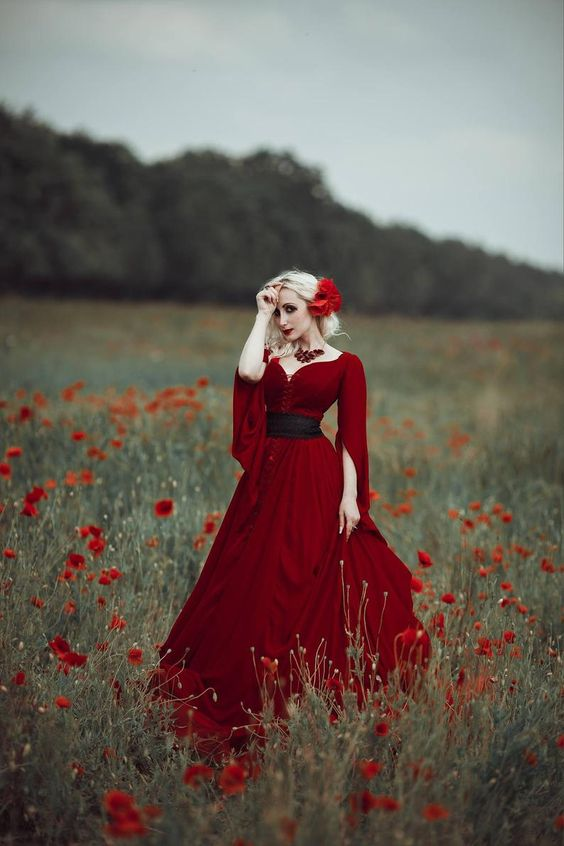
#> input picture imcolor2.jpg, 564 x 846 px, found by its file name
$ jupyter execute contrats_gamma.ipynb   (shell and % lines are left out)
#> lines starting #> are read from the running program, lines starting #| are printed output that depends on the picture
[cell 1]
import sys
import math
import numpy as np
import matplotlib.pyplot as plt
from PIL import Image, ImageOps
import cv2

[cell 2]
img = cv2.imread(r'C:\Users\coyul\Documents\GitHub\PDI\imcolor2.jpg', cv2.IMREAD_GRAYSCALE)
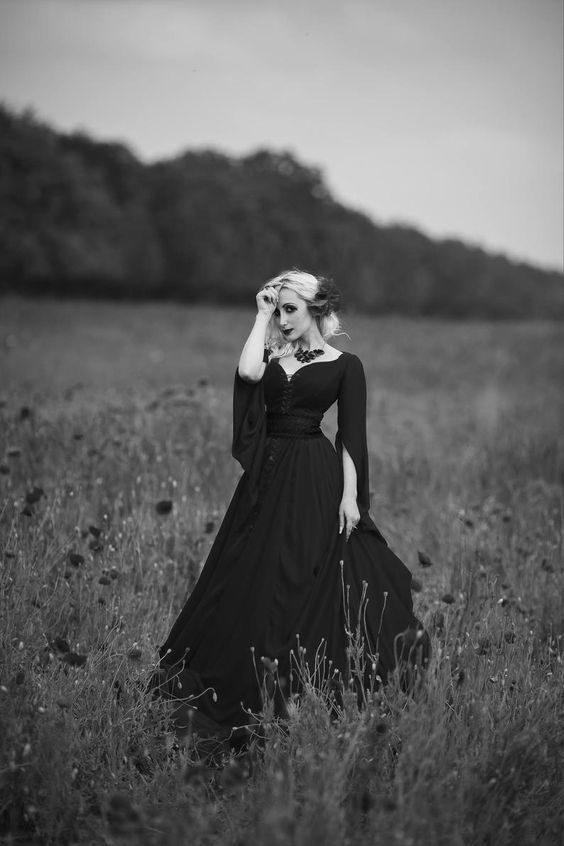
#> img: shape (846, 564); min 0, max 255, mean 96

fig1=plt.figure(figsize = (8,8))
plt.imshow(img, cmap='gray',vmin=0,vmax=255)
plt.axis('off');
print(img.shape)
#| (846, 564)

[cell 3]
gamma=0.3
img=img.astype('float')
inmax = np.amax(img)
#> inmax = 255
Iout=img/inmax
Iout=Iout**gamma
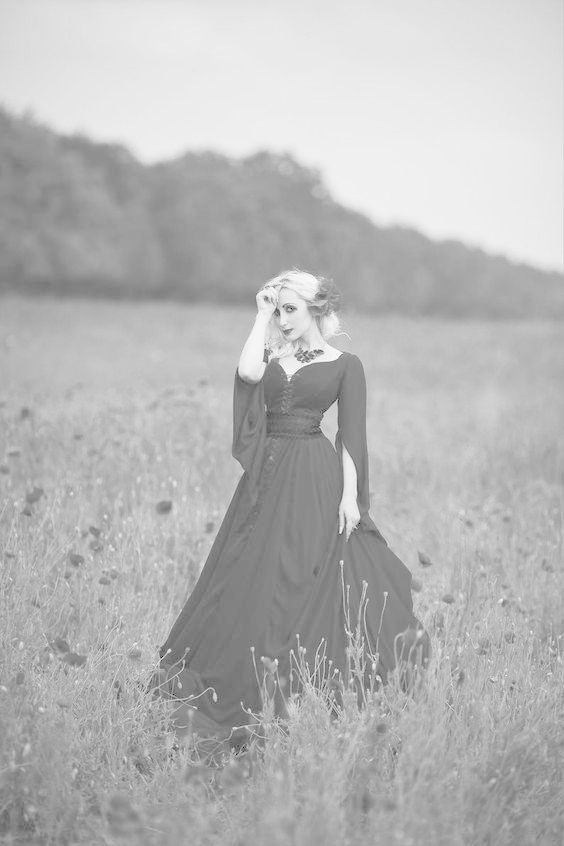
#> Iout: shape (846, 564) float64; min 0, max 1, mean 0.719
Iout=Iout*255


img=img.astype(np.uint8)
fig3 = plt.figure(figsize = (15,8))
a = fig3.add_subplot(1, 2, 1)
plt.imshow(img, cmap='gray',vmin=0,vmax=255)
plt.axis('off');
a.set_title('Original Image')

Iout=Iout.astype(np.uint8)
b = fig3.add_subplot(1, 2, 2)
plt.imshow(Iout, cmap='gray',vmin=0,vmax=255)
plt.axis('off');
b.set_title('Improvement Image')
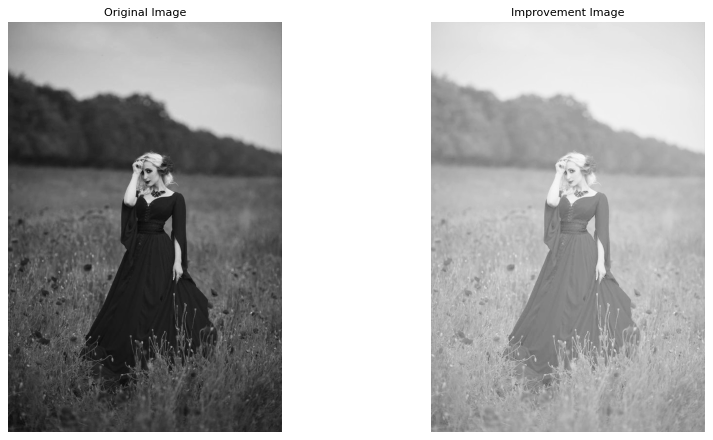
#> figure drawn by matplotlib, 2 panels

[cell 4]
# img.shape
fig2 = plt.figure(figsize = (15,8))
a = fig2.add_subplot(1, 2, 1)
arr = np.array(img)
arr = arr.ravel()
plt.hist(arr, 255)
plt.xlim([0,255])


b = fig2.add_subplot(1, 2, 2)
arr = np.array(Iout)
arr = arr.ravel()
plt.hist(arr, 255)
plt.xlim([0,255])
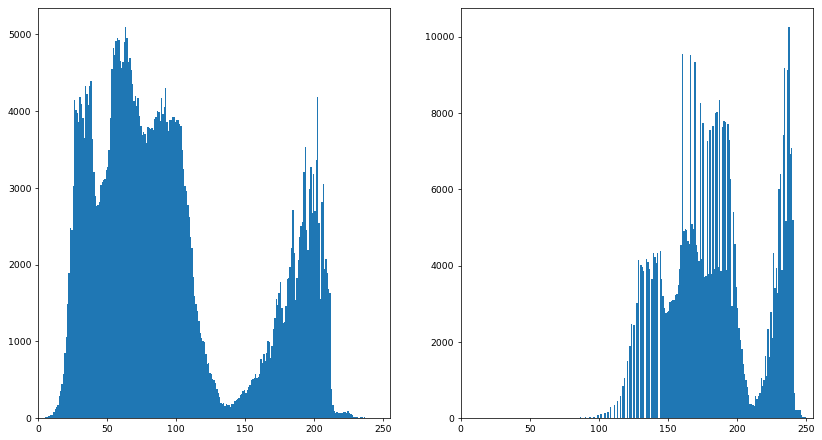
#> figure drawn by matplotlib, 2 panels; panel 1: tallest bar 5087 high, from x = 63 to 64; panel 2: tallest bar 10247 high, from x = 237 to 238

$ run again, with imcolor4.jpg copied over imcolor2.jpg
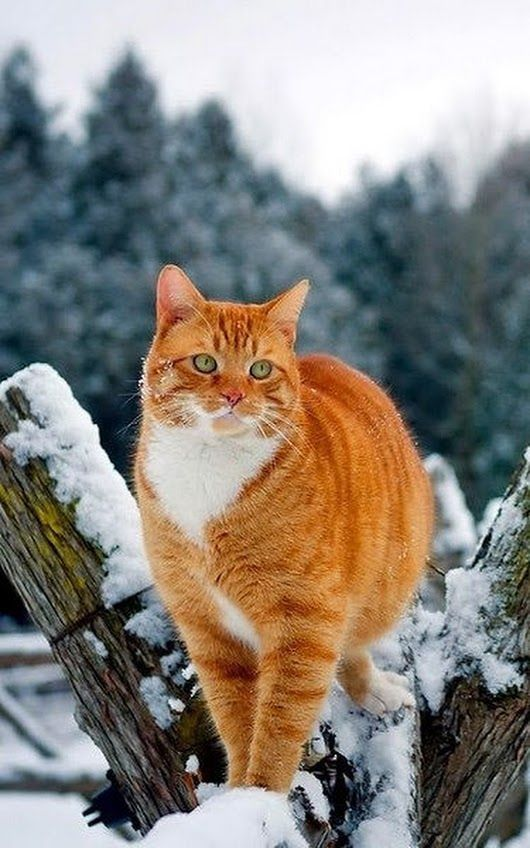
#> input picture imcolor4.jpg, 530 x 848 px, found by its file name
#> `img = cv2.imread(r'C:\Users\coyul\Documents\GitHub\PDI\imcolor2.jpg', ..`:
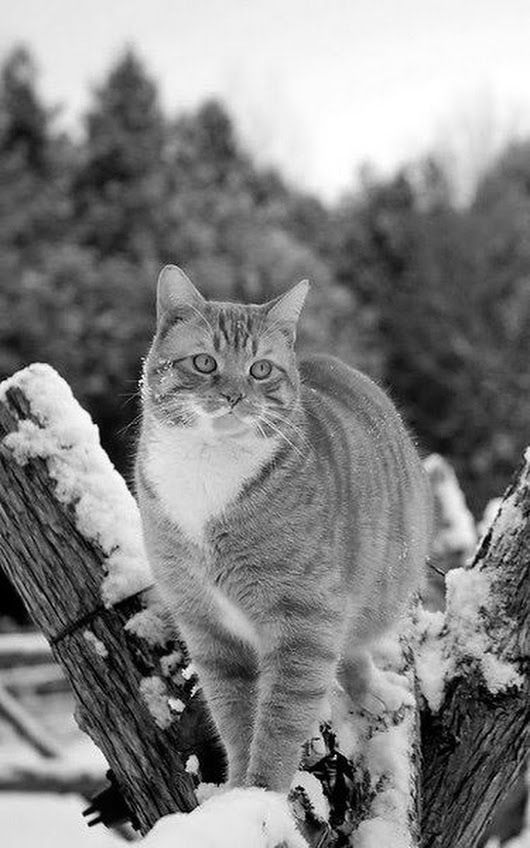
#> img: shape (848, 530); min 0, max 255, mean 132.4
#| (848, 530)
#> inmax = 255
#> `[cell 4]`:
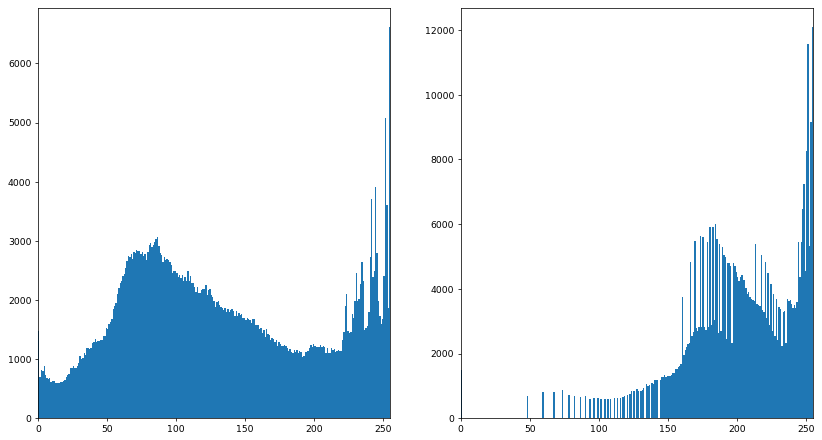
#> figure drawn by matplotlib, 2 panels; panel 1: tallest bar 6612 high, from x = 254 to 255; panel 2: tallest bar 12085 high, from x = 254 to 255

$ run again, with 14.jpg copied over imcolor2.jpg
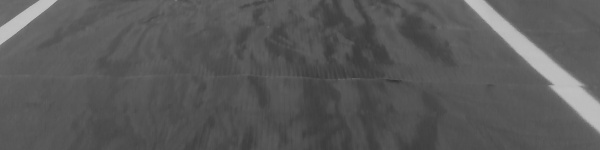
#> input picture 14.jpg, 600 x 150 px, found by its file name
#> img is the input picture: shape (150, 600); min 51, max 199, mean 89.5
#| (150, 600)
#> inmax = 199
#> `Iout=Iout**gamma`:
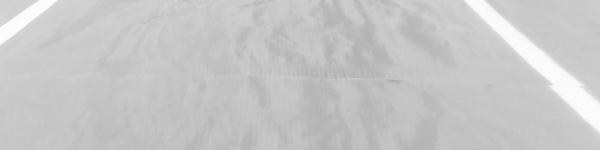
#> Iout: shape (150, 600) float64; min 0.665, max 1, mean 0.783
#> `[cell 4]`:
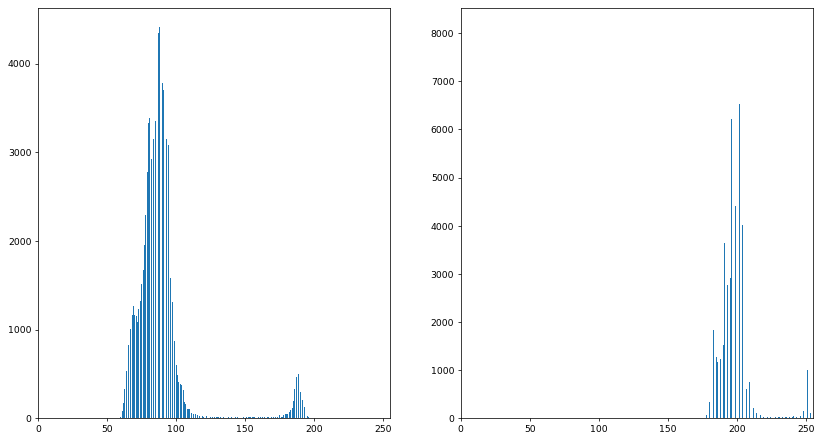
#> figure drawn by matplotlib, 2 panels; panel 1: tallest bar 4410 high, from x = 87.56 to 88.15; panel 2: tallest bar 8123 high, from x = 197.7 to 198

$ run again, with 466.jpg copied over imcolor2.jpg
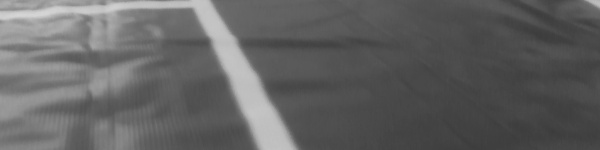
#> input picture 466.jpg, 600 x 150 px, found by its file name
#> img is the input picture: shape (150, 600); min 59, max 215, mean 98.5
#| (150, 600)
#> inmax = 215
#> `Iout=Iout**gamma`:
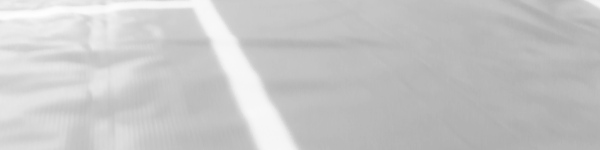
#> Iout: shape (150, 600) float64; min 0.678, max 1, mean 0.783
#> `[cell 4]`:
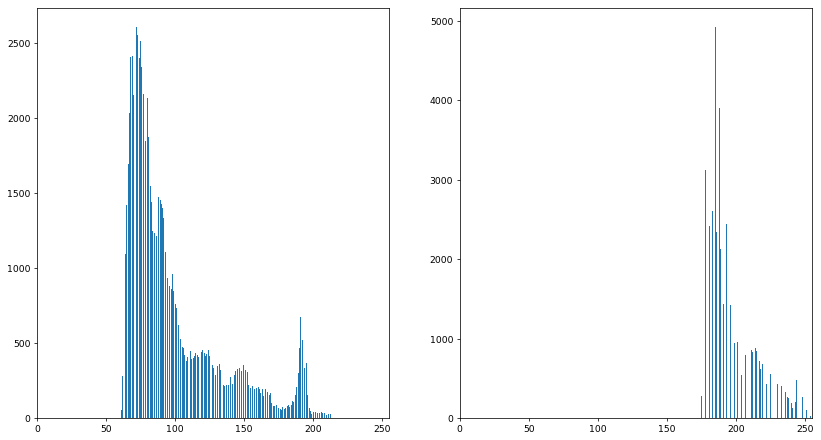
#> figure drawn by matplotlib, 2 panels; panel 1: tallest bar 2607 high, from x = 71.85 to 72.46; panel 2: tallest bar 4920 high, from x = 184.9 to 185.2
